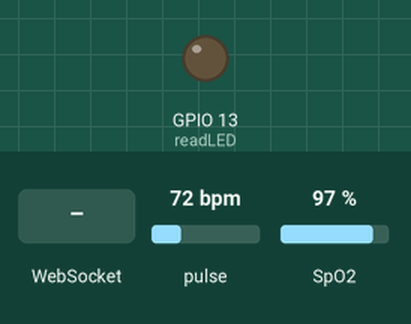
Recording of a program running on a simulated ESP32. On the bench: output pins drawn as LEDs (lit = HIGH). Dashed ring = blinking. Inputs (shaded band) come from the test bench; at power-on: pulse 72 bpm, SpO2 97 %. WiFi joins after 1.5 s; servers stay silent unless stated; storage starts empty; what the program prints to the serial monitor is not drawn.

Above: at 3.2 s.
3.3 s: WebSocket text "1" received
At 8.8 s:
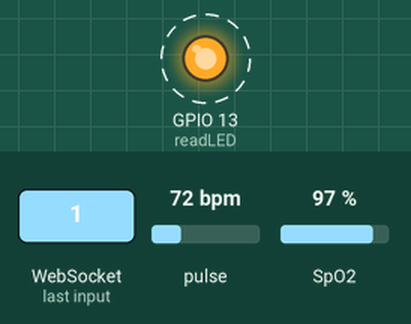
Timing chart, 0 to 13.9 s (numbered marks = the images above; inputs shaded):
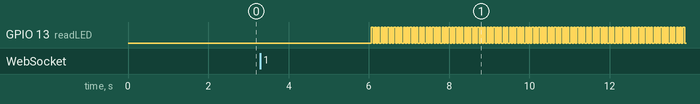

The program:

main.cpp
```cpp
#include "WiFi.h"
#include "SPIFFS.h"
#include "ESPAsyncWebServer.h"
#include "MAX30105.h"
#include "heartRate.h"
#include "spo2_algorithm.h"

//Server vars.
const char* ssid = "*****";
const char* password =  "******";

AsyncWebServer server(80);
AsyncWebSocket ws("/ws");

AsyncWebSocketClient * globalClient = NULL;

//MAX30102 vars.
MAX30105 particleSensor;

#define MAX_BRIGHTNESS 255

uint32_t irBuffer[100]; //infrared LED sensor data
uint32_t redBuffer[100];  //red LED sensor data

int32_t bufferLength; //data length
int32_t spo2; //SPO2 value
int8_t validSPO2; //indicator to show if the SPO2 calculation is valid
int32_t heartRate; //heart rate value
int8_t validHeartRate; //indicator to show if the heart rate calculation is valid

byte readLED = 13; //Blinks with each data read

bool DSR = true;

String  message;  // Var. Message
//Function declaration

void onWsEvent(AsyncWebSocket * server, AsyncWebSocketClient * client, AwsEventType type, void * arg, uint8_t *data, size_t len);
void initSPIFFS();
void initWiFi();
void initServer();
void initMAX30102();
void determineSignalRate();
void takingSamples();

void setup(){
  Serial.begin(115200);

  pinMode(readLED, OUTPUT);

  initSPIFFS();

  initMAX30102();

  initWiFi();

  initServer();
}

void loop()
{
  if(DSR)determineSignalRate();

  if(globalClient != NULL && globalClient->status() == WS_CONNECTED)
  {
    message = String(heartRate, DEC) + ';' + String(spo2, DEC);
    globalClient -> text(message);
  }

  takingSamples();
}

//MAX30102 functions
void initMAX30102()
{
  // Initialize sensor
  if (!particleSensor.begin(Wire, I2C_SPEED_FAST)) //Use default I2C port, 400kHz speed
  {
    Serial.println(F("MAX30105 was not found. Please check wiring/power."));
    while (1);
  }

  byte ledBrightness = 60;  //Options: 0=Off to 255=50mA
  byte sampleAverage = 4;   //Options: 1, 2, 4, 8, 16, 32
  byte ledMode = 2;         //Options: 1 = Red only, 2 = Red + IR, 3 = Red + IR + Green
  byte sampleRate = 100;    //Options: 50, 100, 200, 400, 800, 1000, 1600, 3200
  int pulseWidth = 411;     //Options: 69, 118, 215, 411
  int adcRange = 4096;      //Options: 2048, 4096, 8192, 16384

  particleSensor.setup(ledBrightness, sampleAverage, ledMode, sampleRate, pulseWidth, adcRange); //Configure sensor with these settings
}

void determineSignalRate()
{
  bufferLength = 100; //buffer length of 100 stores 4 seconds of samples running at 25sps
  Serial.print("Determining signal rate ..");
  //read the first 100 samples, and determine the signal range
  for (byte i = 0 ; i < bufferLength ; i++)
  {
    while (particleSensor.available() == false) //do we have new data?

    particleSensor.check(); //Check the sensor for new data

    redBuffer[i] = particleSensor.getRed();
    irBuffer[i] = particleSensor.getIR();
    particleSensor.nextSample(); //We're finished with this sample so move to next sample
    if(i%25 == 0)Serial.print('.');
  }
  //calculate heart rate and SpO2 after first 100 samples (first 4 seconds of samples)
  maxim_heart_rate_and_oxygen_saturation(irBuffer, bufferLength, redBuffer, &spo2, &validSPO2, &heartRate, &validHeartRate);
  DSR = false;
  Serial.println("\nSignal determining done!");
}

void takingSamples()
{
  //Continuously taking samples from MAX30102.  Heart rate and SpO2 are calculated every 1 second

  //dumping the first 25 sets of samples in the memory and shift the last 75 sets of samples to the top
  for (byte i = 25; i < 100; i++)
  {
    redBuffer[i - 25] = redBuffer[i];
    irBuffer[i - 25] = irBuffer[i];
  }

  //take 25 sets of samples before calculating the heart rate.
  for (byte i = 75; i < 100; i++)
  {
    while (particleSensor.available() == false) //do we have new data?
      particleSensor.check(); //Check the sensor for new data

    digitalWrite(readLED, !digitalRead(readLED)); //Blink onboard LED with every data read

    redBuffer[i] = particleSensor.getRed();
    irBuffer[i] = particleSensor.getIR();
    particleSensor.nextSample(); //We're finished with this sample so move to next sample
  }

  //After gathering 25 new samples recalculate HR and SP02
  maxim_heart_rate_and_oxygen_saturation(irBuffer, bufferLength, redBuffer, &spo2, &validSPO2, &heartRate, &validHeartRate);
}

//Server functions
void initSPIFFS()
{
  if(!SPIFFS.begin()){
     Serial.println("An Error has occurred while mounting SPIFFS");
     for(;;);
  }
}

void initWiFi()
{
  WiFi.begin(ssid, password);

  Serial.print("Connecting to WiFi..");
  while (WiFi.status() != WL_CONNECTED) {
    delay(1000);
    Serial.print(".");
  }

  Serial.println("");
  Serial.println("IP: ");
  Serial.print(WiFi.localIP());
  Serial.println("");
}

void initServer()
{
  ws.onEvent(onWsEvent);
  server.addHandler(&ws);

  server.on("/", HTTP_GET, [](AsyncWebServerRequest *request){
    request->send(SPIFFS, "/index.html", "text/html");
  });

  server.begin();
}

void onWsEvent(AsyncWebSocket * server, AsyncWebSocketClient * client, AwsEventType type, void * arg, uint8_t *data, size_t len)
{

  if(type == WS_EVT_CONNECT){

    Serial.println("Websocket client connection received");
    globalClient = client;

  } else if(type == WS_EVT_DISCONNECT){

    Serial.println("Websocket client connection finished");
    globalClient = NULL;

  }
}
```
